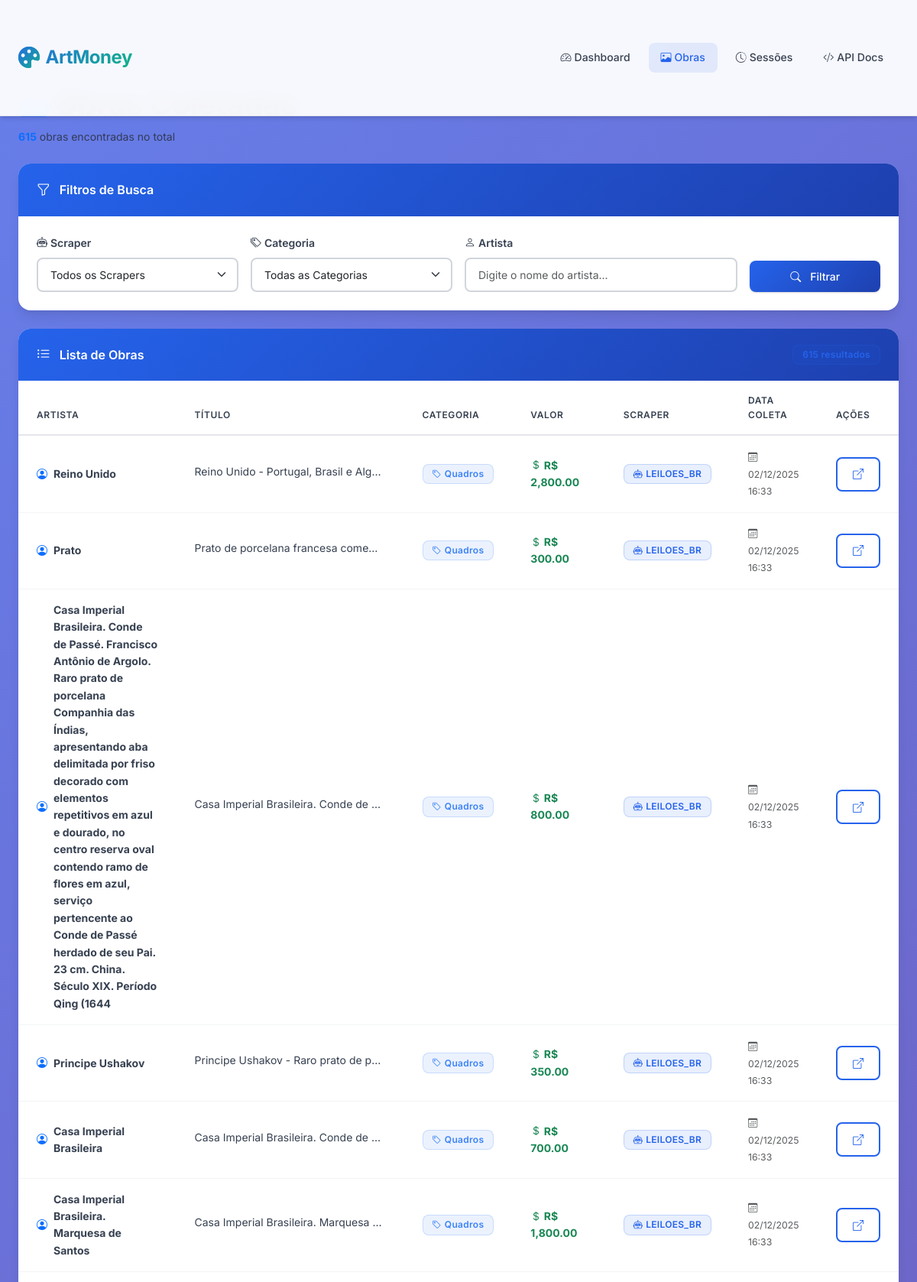
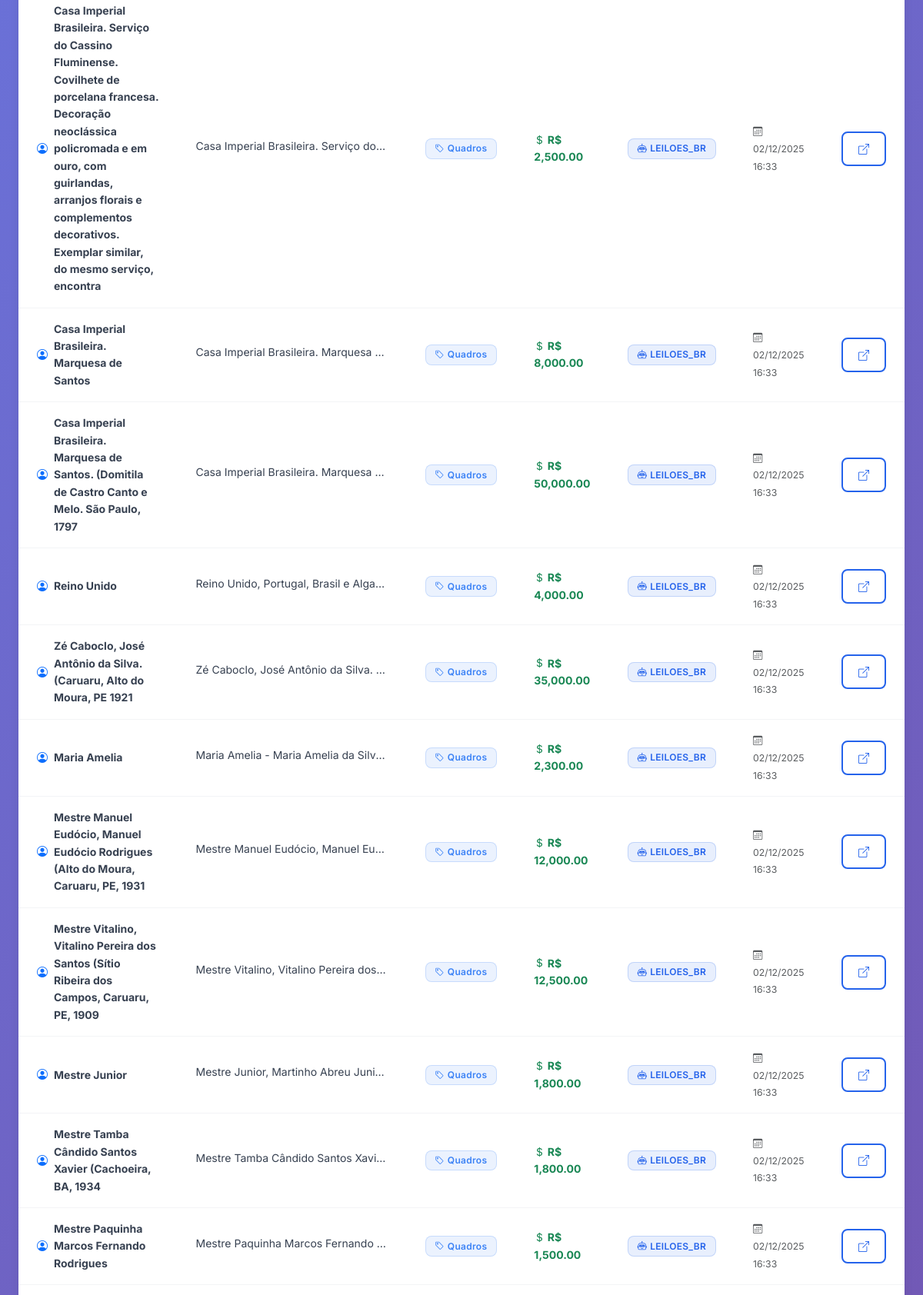
Screenshot of /obras?page=3 (upper part) with the database file from the repository (2 pictures, top to bottom).
### database/models.py (models this page shows)
class Obra(Base):
    __tablename__ = 'obras'
    id = Column(Integer, primary_key=True, index=True)
    session_id = Column(Integer, nullable=False, index=True)  # FK para scraping_sessions
    scraper_name = Column(String(50), nullable=False, index=True)
    categoria = Column(String(50), nullable=True, index=True)
    nome_artista = Column(String(255), nullable=True, index=True)
    titulo = Column(Text, nullable=True)
    descricao = Column(Text, nullable=True)
    descricao_completa = Column(Text, nullable=True)  # Descrição completa da obra (campo "Inspiração do projeto")
    valor = Column(String(50), nullable=True)
    valor_atualizado = Column(String(50), nullable=True)  # Valor atualizado após leilão
    numero_lances = Column(Integer, nullable=True, default=0)  # Número de lances no leilão
    lote = Column(String(50), nullable=True)
    data_leilao = Column(String(50), nullable=True)
    data_inicio_leilao = Column(String(100), nullable=True)  # Data/hora de início do leilão
    leiloeiro = Column(String(255), nullable=True)
    local = Column(String(255), nullable=True)
    info_leilao = Column(Text, nullable=True)  # Informações adicionais do leilão (data, horário, endereço, telefone, email)
    ultima_atualizacao = Column(DateTime, nullable=True)  # Data da última atualização de preço
    url = Column(Text, nullable=False, index=True)
    url_original = Column(Text, nullable=True)
    site_redirecionado = Column(String(255), nullable=True)
    pagina = Column(Integer, nullable=True)
    data_coleta = Column(DateTime, default=datetime.utcnow, nullable=False)
    __table_args__ = (
        Index('idx_session_scraper', 'session_id', 'scraper_name'),
        Index('idx_categoria', 'categoria'),
        Index('idx_artista', 'nome_artista'),
        Index('idx_data_coleta', 'data_coleta'),
        Index('idx_url_scraper', 'url', 'scraper_name'),  # Índice para verificar duplicatas
    )

### api/main.py (the view)
@app.get("/obras", response_class=HTMLResponse)
async def listar_obras_web(
    request: Request,
    page: int = Query(1, ge=1),
    per_page: int = Query(20, ge=1, le=100),
    scraper: Optional[str] = None,
    categoria: Optional[str] = None,
    artista: Optional[str] = None,
    db: Session = Depends(get_db)
):
    query = db.query(Obra)
    if scraper:
        query = query.filter(Obra.scraper_name == scraper)
    if categoria:
        query = query.filter(Obra.categoria == categoria)
    if artista:
        query = query.filter(Obra.nome_artista.ilike(f"%{artista}%"))
    total = query.count()
    offset = (page - 1) * per_page
    obras = query.order_by(desc(Obra.data_coleta)).offset(offset).limit(per_page).all()
    categorias = db.query(Obra.categoria).distinct().all()
    scrapers = db.query(Obra.scraper_name).distinct().all()
    total_pages = (total + per_page - 1) // per_page
    return templates.TemplateResponse("obras.html", {
        "request": request,
        "obras": obras,
        "page": page,
        "per_page": per_page,
        "total": total,
        "total_pages": total_pages,
        "scraper": scraper,
        "categoria": categoria,
        "artista": artista,
        "categorias": [c[0] for c in categorias if c[0]],
        "scrapers": [s[0] for s in scrapers if s[0]]
    })

### templates/obras.html (shortened to what this page needs)
{% extends "base.html" %}
{% block content %}
<div class="container-fluid">
    <div class="row mb-4">
        <div class="col-12">
            <div class="d-flex align-items-center justify-content-between">
                <div>
                    <h1 class="display-5 fw-bold mb-2">
                    </h1>
                    <p class="text-muted mb-0">
                        <strong class="text-primary">{{ total }}</strong> obras encontradas no total
                    </p>
                </div>
            </div>
        </div>
    </div>
    <div class="card mb-4">
        <div class="card-header">
            <div>
                <i class="bi bi-funnel"></i>
                Filtros de Busca
            </div>
        </div>
        <div class="card-body">
            <form method="get" class="row g-3">
                <div class="col-md-3">
                    <label class="form-label">
                        <i class="bi bi-robot me-1"></i>Scraper
                    </label>
                    <select name="scraper" class="form-select">
                        <option value="">Todos os Scrapers</option>
                    </select>
                </div>
                <div class="col-md-3">
                    <label class="form-label">
                        <i class="bi bi-tags me-1"></i>Categoria
                    </label>
                    <select name="categoria" class="form-select">
                        <option value="">Todas as Categorias</option>
                    </select>
                </div>
                <div class="col-md-4">
                    <label class="form-label">
                        <i class="bi bi-person me-1"></i>Artista
                    </label>
                    <input type="text" name="artista" class="form-control" placeholder="Digite o nome do artista..." value="{{ artista or '' }}">
                </div>
                <div class="col-md-2 d-flex align-items-end">
                    <button type="submit" class="btn btn-primary w-100">
                        <i class="bi bi-search me-1"></i>Filtrar
                    </button>
                </div>
            </form>
        </div>
    </div>
    <div class="card">
        <div class="card-header">
            <div>
                <i class="bi bi-list-ul"></i>
                Lista de Obras
            </div>
            <div>
                <span class="badge badge-primary">{{ total }} resultados</span>
            </div>
        </div>
        <div class="card-body p-0">
            <div class="table-wrapper">
                <table class="table table-hover mb-0">
                    <thead>
                        <tr>
                            <th>Artista</th>
                            <th>Título</th>
                            <th>Categoria</th>
                            <th>Valor</th>
                            <th>Scraper</th>
                            <th>Data Coleta</th>
                            <th>Ações</th>
                        </tr>
                    </thead>
                    <tbody>
                        {% for obra in obras %}
                        <tr>
                            <td>
                                <div class="d-flex align-items-center">
                                    <i class="bi bi-person-circle text-primary me-2"></i>
                                    <strong>{{ obra.nome_artista or "N/A" }}</strong>
                                </div>
                            </td>
                            <td>
                                <span class="text-truncate d-inline-block" style="max-width: 250px;" title="{{ obra.titulo or 'N/A' }}">
                                    {{ obra.titulo or "N/A" }}
                                </span>
                            </td>
                            <td>
                                <span class="badge badge-info">
                                    <i class="bi bi-tag"></i> {{ obra.categoria or "N/A" }}
                                </span>
                            </td>
                            <td>
                                {% if obra.valor and obra.valor != "N/A" %}
                                    <strong class="text-success">
                                        <i class="bi bi-currency-dollar"></i> R$ {{ obra.valor }}
                                    </strong>
                                {% else %}
                                    <span class="text-muted">N/A</span>
                                {% endif %}
                            </td>
                            <td>
                                <span class="badge badge-primary">
                                    <i class="bi bi-robot"></i> {{ obra.scraper_name|upper }}
                                </span>
                            </td>
                            <td>
                                <small class="text-muted">
                                    <i class="bi bi-calendar3 me-1"></i>
                                    {{ obra.data_coleta.strftime('%d/%m/%Y %H:%M') }}
                                </small>
                            </td>
                            <td>
                                <a href="{{ obra.url }}" target="_blank" class="btn btn-sm btn-outline-primary" title="Ver obra original">
                                    <i class="bi bi-box-arrow-up-right"></i>
                                </a>
                            </td>
                        </tr>
                        {% endfor %}
                    </tbody>
                </table>
            </div>
        </div>
    </div>
</div>
{% endblock %}

### static/css/style.css (style rules this page uses)
:root { --primary: #2563EB; --primary-dark: #1E40AF; --primary-light: #3B82F6; --secondary: #10B981; --secondary-dark: #059669; --secondary-light: #34D399; --success: #10B981; --warning: #F59E0B; --danger: #EF4444; --info: #3B82F6; --gray-50: #F9FAFB; --gray-100: #F3F4F6; --gray-200: #E5E7EB; --gray-300: #D1D5DB; --gray-400: #9CA3AF; --gray-500: #6B7280; --gray-600: #4B5563; --gray-700: #374151; --gray-800: #1F2937; --gray-900: #111827; --bg-primary: #FFFFFF; --bg-secondary: #F9FAFB; --bg-tertiary: #F3F4F6; --shadow-xs: 0 1px 2px 0 rgba(0, 0, 0, 0.05); --shadow-sm: 0 1px 3px 0 rgba(0, 0, 0, 0.1), 0 1px 2px 0 rgba(0, 0, 0, 0.06); --shadow-md: 0 4px 6px -1px rgba(0, 0, 0, 0.1), 0 2px 4px -1px rgba(0, 0, 0, 0.06); --shadow-lg: 0 10px 15px -3px rgba(0, 0, 0, 0.1), 0 4px 6px -2px rgba(0, 0, 0, 0.05); --shadow-xl: 0 20px 25px -5px rgba(0, 0, 0, 0.1), 0 10px 10px -5px rgba(0, 0, 0, 0.04); --shadow-2xl: 0 25px 50px -12px rgba(0, 0, 0, 0.25); --radius-sm: 0.375rem; --radius-md: 0.5rem; --radius-lg: 0.75rem; --radius-xl: 1rem; --radius-2xl: 1.5rem; }
* { margin: 0; padding: 0; box-sizing: border-box; }
body { font-family: 'Inter', -apple-system, BlinkMacSystemFont, 'Segoe UI', Roboto, 'Helvetica Neue', Arial, sans-serif; background: linear-gradient(135deg, #667EEA 0%, #764BA2 100%); background-attachment: fixed; color: var(--gray-900); line-height: 1.6; min-height: 100vh; font-size: 14px; }
.container-fluid { max-width: 1400px; margin: 0 auto; padding: 2rem 1.5rem; }
.card { background: var(--bg-primary); border: none; border-radius: var(--radius-xl); box-shadow: var(--shadow-lg); transition: all 0.3s cubic-bezier(0.4, 0, 0.2, 1); overflow: hidden; margin-bottom: 1.5rem; }
.card-header { background: linear-gradient(135deg, var(--primary) 0%, var(--primary-dark) 100%); color: white; border: none; padding: 1.25rem 1.5rem; font-weight: 600; font-size: 1rem; display: flex; align-items: center; justify-content: space-between; }
.card-header i { margin-right: 0.5rem; font-size: 1.1rem; }
.card-body { padding: 1.5rem; }
.btn { border-radius: var(--radius-md); padding: 0.625rem 1.25rem; font-weight: 500; font-size: 0.875rem; transition: all 0.2s ease; border: none; display: inline-flex; align-items: center; justify-content: center; gap: 0.5rem; }
.btn-primary { background: linear-gradient(135deg, var(--primary) 0%, var(--primary-dark) 100%); color: white; box-shadow: var(--shadow-sm); }
.btn-outline-primary { border: 2px solid var(--primary); color: var(--primary); background: transparent; }
.table-wrapper { background: white; border-radius: var(--radius-xl); overflow: hidden; box-shadow: var(--shadow-lg); }
.table { margin: 0; background: white; }
.table thead { background: linear-gradient(135deg, var(--gray-50) 0%, var(--gray-100) 100%); }
.table thead th { border: none; padding: 1rem 1.5rem; font-weight: 600; font-size: 0.75rem; text-transform: uppercase; letter-spacing: 0.05em; color: var(--gray-700); border-bottom: 2px solid var(--gray-200); }
.table tbody tr { transition: all 0.2s ease; border-bottom: 1px solid var(--gray-100); }
.table tbody td { padding: 1rem 1.5rem; vertical-align: middle; color: var(--gray-700); }
.badge { padding: 0.375rem 0.75rem; border-radius: var(--radius-md); font-weight: 600; font-size: 0.75rem; letter-spacing: 0.025em; display: inline-flex; align-items: center; gap: 0.25rem; }
.badge-info { background: rgba(59, 130, 246, 0.1); color: var(--info); border: 1px solid rgba(59, 130, 246, 0.2); }
.badge-primary { background: rgba(37, 99, 235, 0.1); color: var(--primary); border: 1px solid rgba(37, 99, 235, 0.2); }
.form-control, .form-select { border-radius: var(--radius-md); border: 2px solid var(--gray-300); padding: 0.625rem 1rem; transition: all 0.2s ease; font-size: 0.875rem; }
.form-label { font-weight: 600; color: var(--gray-700); margin-bottom: 0.5rem; font-size: 0.875rem; }
h1, h2, h3, h4, h5, h6 { font-weight: 700; color: var(--gray-900); line-height: 1.2; }
.display-5 { font-size: 2.5rem; font-weight: 800; letter-spacing: -0.5px; }
.card, .stat-card { animation: fadeIn 0.5s ease-out; }

### rows the page displays
Obra: nome_artista "Reino Unido", titulo "Reino Unido - Portugal, Brasil e Alg…", categoria "Quadros", valor "2,800.00", scraper_name "LEILOES_BR", data_coleta "02/12/2025 16:33"
Obra: nome_artista "Prato", titulo "Prato de porcelana francesa come…", categoria "Quadros", valor "300.00", scraper_name "LEILOES_BR", data_coleta "02/12/2025 16:33"
Obra: nome_artista "Casa Imperial Brasileira. Conde de Passé. Francisco Antônio de Argolo. Raro prato de porcelana Companhia das Índias, apresentando aba delimitada por friso decorado com elementos repetitivos em azul e dourado, no centro reserva oval contendo ramo de flores em azul, serviço pertencente ao Conde de Passé herdado de seu Pai. 23 cm. China. Século XIX. Período Qing (1644", titulo "Casa Imperial Brasileira. Conde de…", categoria "Quadros", valor "800.00", scraper_name "LEILOES_BR", data_coleta "02/12/2025 16:33"
Obra: nome_artista "Principe Ushakov", titulo "Principe Ushakov - Raro prato de p…", categoria "Quadros", valor "350.00", scraper_name "LEILOES_BR", data_coleta "02/12/2025 16:33"
Obra: nome_artista "Casa Imperial Brasileira", titulo "Casa Imperial Brasileira. Conde de…", categoria "Quadros", valor "700.00", scraper_name "LEILOES_BR", data_coleta "02/12/2025 16:33"
Obra: nome_artista "Casa Imperial Brasileira. Marquesa de Santos", titulo "Casa Imperial Brasileira. Marquesa…", categoria "Quadros", valor "1,800.00", scraper_name "LEILOES_BR", data_coleta "02/12/2025 16:33"
Obra: nome_artista "Casa Imperial Brasileira. Serviço do Cassino Fluminense. Covilhete de porcelana francesa. Decoração neoclássica policromada e em ouro, com guirlandas, arranjos florais e complementos decorativos. Exemplar similar, do mesmo serviço, encontra", titulo "Casa Imperial Brasileira. Serviço do…", categoria "Quadros", valor "2,500.00", scraper_name "LEILOES_BR", data_coleta "02/12/2025 16:33"
Obra: nome_artista "Casa Imperial Brasileira. Marquesa de Santos", titulo "Casa Imperial Brasileira. Marquesa…", categoria "Quadros", valor "8,000.00", scraper_name "LEILOES_BR", data_coleta "02/12/2025 16:33"
Obra: nome_artista "Casa Imperial Brasileira. Marquesa de Santos. (Domitila de Castro Canto e Melo. São Paulo, 1797", titulo "Casa Imperial Brasileira. Marquesa…", categoria "Quadros", valor "50,000.00", scraper_name "LEILOES_BR", data_coleta "02/12/2025 16:33"
Obra: nome_artista "Reino Unido", titulo "Reino Unido, Portugal, Brasil e Alga…", categoria "Quadros", valor "4,000.00", scraper_name "LEILOES_BR", data_coleta "02/12/2025 16:33"
Obra: nome_artista "Zé Caboclo, José Antônio da Silva. (Caruaru, Alto do Moura, PE 1921", titulo "Zé Caboclo, José Antônio da Silva.…", categoria "Quadros", valor "35,000.00", scraper_name "LEILOES_BR", data_coleta "02/12/2025 16:33"
Obra: nome_artista "Maria Amelia", titulo "Maria Amelia - Maria Amelia da Silv…", categoria "Quadros", valor "2,300.00", scraper_name "LEILOES_BR", data_coleta "02/12/2025 16:33"
Obra: nome_artista "Mestre Manuel Eudócio, Manuel Eudócio Rodrigues (Alto do Moura, Caruaru, PE, 1931", titulo "Mestre Manuel Eudócio, Manuel Eu…", categoria "Quadros", valor "12,000.00", scraper_name "LEILOES_BR", data_coleta "02/12/2025 16:33"
Obra: nome_artista "Mestre Vitalino, Vitalino Pereira dos Santos (Sítio Ribeira dos Campos, Caruaru, PE, 1909", titulo "Mestre Vitalino, Vitalino Pereira dos…", categoria "Quadros", valor "12,500.00", scraper_name "LEILOES_BR", data_coleta "02/12/2025 16:33"
Obra: nome_artista "Mestre Junior", titulo "Mestre Junior, Martinho Abreu Juni…", categoria "Quadros", valor "1,800.00", scraper_name "LEILOES_BR", data_coleta "02/12/2025 16:33"
Obra: nome_artista "Mestre Tamba Cândido Santos Xavier (Cachoeira, BA, 1934", titulo "Mestre Tamba Cândido Santos Xavi…", categoria "Quadros", valor "1,800.00", scraper_name "LEILOES_BR", data_coleta "02/12/2025 16:33"
Obra: nome_artista "Mestre Paquinha Marcos Fernando Rodrigues", titulo "Mestre Paquinha Marcos Fernando…", categoria "Quadros", valor "1,500.00", scraper_name "LEILOES_BR", data_coleta "02/12/2025 16:33"

### other values shown
{{ total }} "615"
